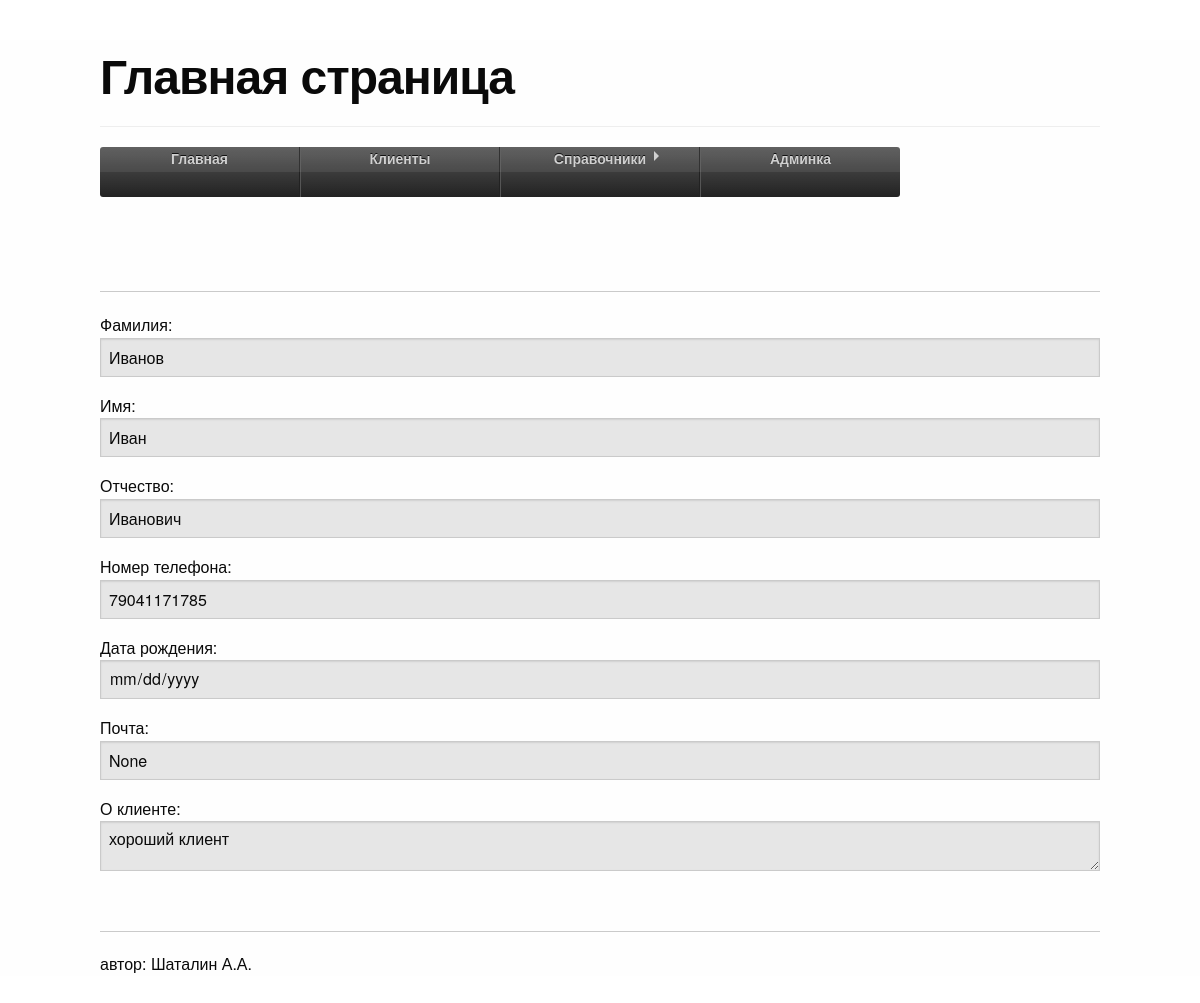
/clients/get/1/, run on the app's committed database.
### clientlist/models.py (models this page shows, shortened)
class Clients(models.Model):
    class Meta:
        db_table = 'clients'
    clients_name = models.CharField(max_length=50)
    clients_middlename = models.CharField(max_length=50)
    clients_lastname = models.CharField(max_length=50)
    clients_age = models.DateField(null=True)
    clients_telephone = models.CharField(max_length=11)
    clients_email = models.EmailField(null=True)
    clients_comments = models.TextField()

### clientlist/views.py (the view)
# urls.py: url(r'^clients/get/(?P<clients_id>\d+)/$', client),
def client(request, clients_id):
    args ={}
    args.update(csrf(request))
    args['client'] = Clients.objects.get(id=clients_id)
    args['status'] = 'disabled'
    return render_to_response('client.html', args)

### clientlist/templates/client.html (shortened to what this page needs)
{% extends 'index.html' %}
{% block clients %}
 <form action="/client/post/" method="post" >
     <p>Фамилия:<input type="text" name="clients_lastname" value="{{ client.clients_lastname }}" {{ status }}></p>
     <p>Имя:<input type="text" name="clients_name" value="{{ client.clients_name }}" {{ status }}></p>
     <p>Отчество:<input type="text" name="clients_middlename" value="{{ client.clients_middlename }}" {{ status }}></p>
     <p>Номер телефона:<input type="tel" name="clients_telephone" value="{{ client.clients_telephone}}" {{ status }}> </p>
     <p>Дата рождения:<input type="date" name="clients_age" value="{{ client.clients_age|date:'d/m/Y' }}" {{ status }}></p>
     <p>Почта:<input type="email" name="clients_email" value="{{ client.clients_email }}" {{ status }}></p>
     <p>О клиенте:<textarea name="clients_comments" {{ status }}>{{ client.clients_comments }}</textarea></p>
</form>
{% endblock %}

### static/style/css/css.css (style rules this page uses)
html, body { background: #fff; font: 100% helvetica, arial, sans-serif; margin: 0; padding: 0; }

### data on the page
Clients: clients_lastname "Иванов", clients_name "Иван", clients_middlename "Иванович", clients_telephone "79041171785", clients_email "None", clients_comments "хороший клиент"
